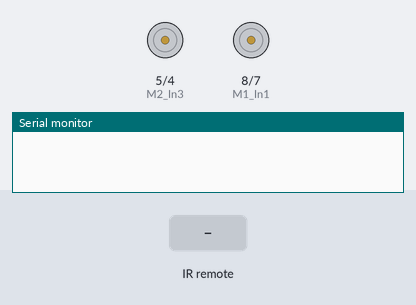
Bench run of a sketch on a simulated Arduino Uno, built with avr-gcc and run on an emulated ATmega328P. Shown: motor-driver pin pairs drawn as motors (green arrow = first pin HIGH = forward, orange = second pin HIGH = backward, longer = more drive), the last lines printed to the serial monitor. The inputs (shaded band) are chosen by the test bench.

Above: at 1.2 s.
1.3 s: infrared code 0xFF18E7 received
At 2.5 s:
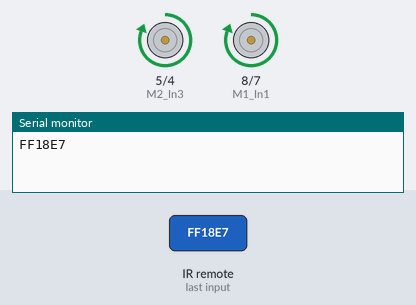
2.8 s: infrared code 0xFF4AB5 received
At 3.8 s:
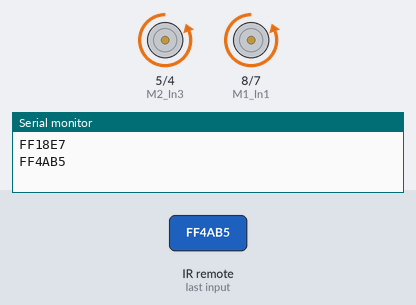
4.3 s: infrared code 0xFF10EF received
At 4.7 s:
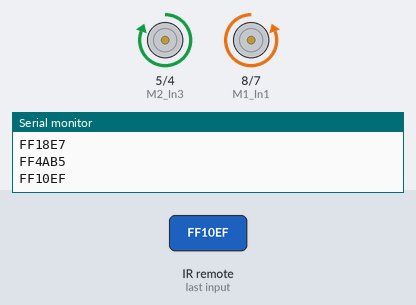
6.4 s: infrared code 0xFF5AA5 received
At 6.8 s:
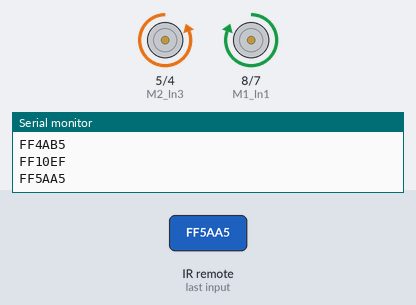
Timing chart, 0 to 9.4 s (numbered marks = the images above; inputs shaded):
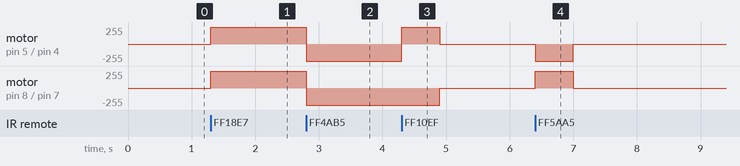

Measured:
- after the input at 1.3 s, motor on pin 5 (M2_In3) / pin 4 (M2_In4), motor on pin 8 (M1_In1) / pin 7 (M1_In2): stopped → forward 255/255 at once
- after the input at 2.8 s, motor on pin 5 (M2_In3) / pin 4 (M2_In4), motor on pin 8 (M1_In1) / pin 7 (M1_In2): forward 255/255 → backward 255/255 at once
- after the input at 4.3 s, motor on pin 5 (M2_In3) / pin 4 (M2_In4): backward 255/255 → forward 255/255 at once, → stopped 0.60 s later; motor on pin 8 (M1_In1) / pin 7 (M1_In2): backward 255/255 → stopped after 0.60 s
- after the input at 6.4 s, motor on pin 5 (M2_In3) / pin 4 (M2_In4): stopped → backward 255/255 at once, → stopped 0.60 s later; motor on pin 8 (M1_In1) / pin 7 (M1_In2): stopped → forward 255/255 at once, → stopped 0.60 s later

The sketch:

IR_Remote_Controlled_Robot.ino
```cpp
#include <IRremote.h>

int RECV_PIN = 10;
IRrecv irrecv(RECV_PIN);
decode_results results;
unsigned long key_value = 0;

// Motor 1 (Left) Pins
int M1_In1 = 8;
int M1_In2 = 7;

// Motor 2 (Right) Pins
int M2_In3 = 5;
int M2_In4 = 4;

void setup() {
  pinMode(M1_In1, OUTPUT);
  pinMode(M1_In2, OUTPUT);
  pinMode(M2_In3, OUTPUT);
  pinMode(M2_In4, OUTPUT);

    Serial.begin(9600);
  irrecv.enableIRIn(); // Start the receiver
    irrecv.blink13(true);
}


void loop() {

if (irrecv.decode(&results)) {

    if (results.value != 0xFFFFFFFF) {
        Serial.println(results.value, HEX);

        if (results.value == 0xFF18E7)
            forward();

        if (results.value == 0xFF4AB5)
            backward();

        if (results.value == 0xFF10EF) {
            turnLeft();
            delay(600);
            stopMotors();
            delay(1000);
        }

        if (results.value == 0xFF5AA5) {
            turnRight();
            delay(600);
            stopMotors();
            delay(1000);
        }

        if (results.value == 0xFF38C7)
            stopMotors();
    }

    key_value = results.value;
    irrecv.resume();
}

}

void forward() {
  digitalWrite(M1_In1, HIGH);
  digitalWrite(M1_In2, LOW);
  digitalWrite(M2_In3, HIGH);
  digitalWrite(M2_In4, LOW);
}

void backward() {
  digitalWrite(M1_In1, LOW);
  digitalWrite(M1_In2, HIGH);
  digitalWrite(M2_In3, LOW);
  digitalWrite(M2_In4, HIGH);
}

void turnLeft() {
  digitalWrite(M1_In1, LOW);
  digitalWrite(M1_In2, HIGH); // Left backward
  digitalWrite(M2_In3, HIGH); // Right forward
  digitalWrite(M2_In4, LOW);
}

void turnRight() {
  digitalWrite(M1_In1, HIGH); // Left forward
  digitalWrite(M1_In2, LOW);
  digitalWrite(M2_In3, LOW); // Right backward
  digitalWrite(M2_In4, HIGH);
}

void stopMotors() {
  digitalWrite(M1_In1, LOW);
  digitalWrite(M1_In2, LOW);
  digitalWrite(M2_In3, LOW);
  digitalWrite(M2_In4, LOW);
}
```
